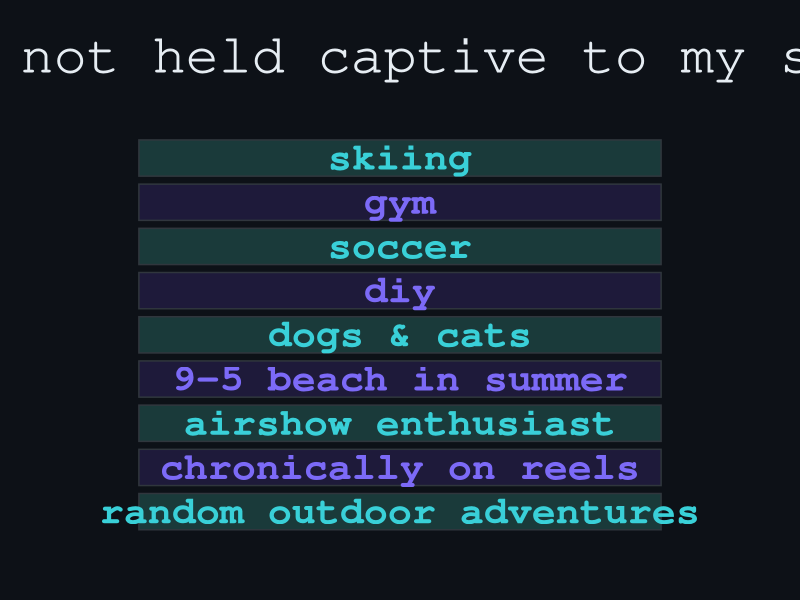

Here is the R script that generated this plot:
## ---- chunk 1
#| echo: false
#| fig-width: 15
#| fig-height: 20
#| fig-align: center

library(ggplot2)

library(ggplot2)

hobbies <- data.frame(
  label  = c("skiing", "gym", "soccer", "diy", "dogs & cats",
             "9-5 beach in summer", "airshow enthusiast",
             "chronically on reels", "random outdoor adventures"),
  y      = c(9, 8, 7, 6, 5, 4, 3, 2, 1),
  fill   = c("#1a3a3a", "#1e1a3a", "#1a3a3a", "#1e1a3a", "#1a3a3a",
             "#1e1a3a", "#1a3a3a", "#1e1a3a", "#1a3a3a"),
  accent = c("#39d0d8", "#7c6af7", "#39d0d8", "#7c6af7", "#39d0d8",
             "#7c6af7", "#39d0d8", "#7c6af7", "#39d0d8")
)

ggplot(hobbies, aes(x = 0, y = y)) +
  geom_tile(aes(fill = fill), width = 2, height = 0.82,
            colour = "#30363d", linewidth = 0.5) +
  geom_text(aes(label = label, colour = accent),
            hjust = 0.5, size = 10, fontface = "bold", family = "mono") +
  scale_fill_identity() +
  scale_colour_identity() +
  scale_y_continuous(limits = c(0.4, 9.6)) +
  scale_x_continuous(limits = c(-1.2, 1.2)) +
  labs(title = "When I'm not held captive to my screen...") +
  theme_void() +
  theme(
    plot.background  = element_rect(fill = "#0d1117", colour = NA),
    panel.background = element_rect(fill = "#0d1117", colour = NA),
    plot.title = element_text(
      family = "mono", colour = "#e6edf3", size = 40,
      hjust = 0.5, margin = margin(b = 20)
    ),
    plot.margin = margin(30, 40, 30, 40)
  )
